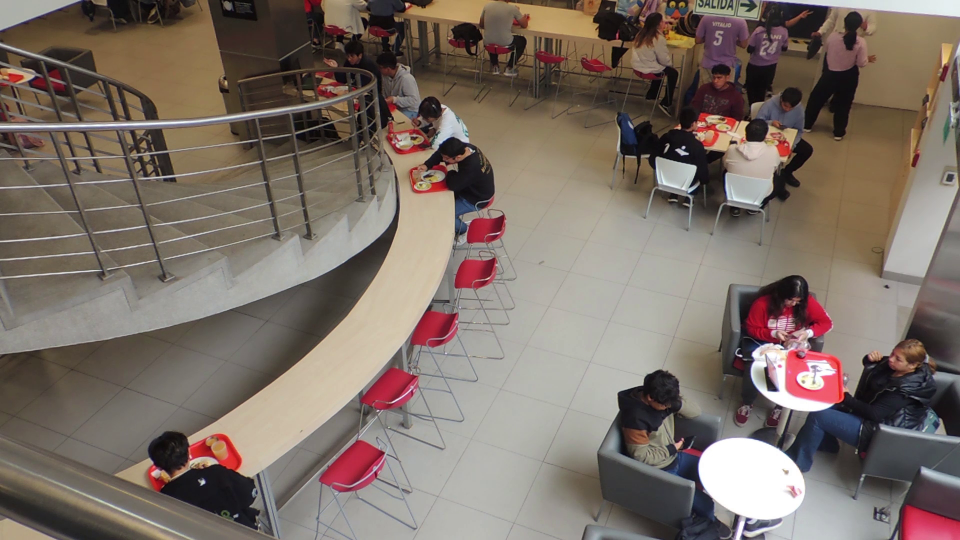
#> input picture sitios.png, 1920 x 1080 px, given in place of trimmed_video.mp4, which was not available (shown at 1/2 size)
$ python detect_available.py
#> lines starting #> are read from the running program, lines starting #| are printed output that depends on the picture; after the words box and inside, x2 and y2 are one past the last pixel; in counts of white or black regions, pixels touching at a corner belong together; pictures that were not available may be replaced by others from this repository, and a replacement may not be noted
import cv2
import pickle
import numpy as np
from utils import detect_color_boundaries
# LOWER_COLOR = np.array([43, 21, 127])
# UPPER_COLOR = np.array([92, 73, 203])
LOWER_COLOR = np.array([31, 20, 86])
UPPER_COLOR = np.array([92, 73, 203])
MIN_PCT = 0.50
PKL_FILE_NAME = 'sitios.pkl'
# VIDEO_FILE_NAME = 'video.mp4'
VIDEO_FILE_NAME = 'trimmed_video.mp4'

sitios = []
with open(PKL_FILE_NAME, 'rb') as file:
#> (reads sitios.pkl from the repository)
    sitios = pickle.load(file)

video = cv2.VideoCapture(VIDEO_FILE_NAME)

while True:
    check, img = video.read()
#> img is the input picture: shape (1080, 1920, 3); mean B, G, R 102.4, 111.2, 123.8
    imgMedian = cv2.medianBlur(img, 5)
    kernel = np.ones((5, 5), np.int8)
    imgDil = cv2.dilate(imgMedian, kernel)
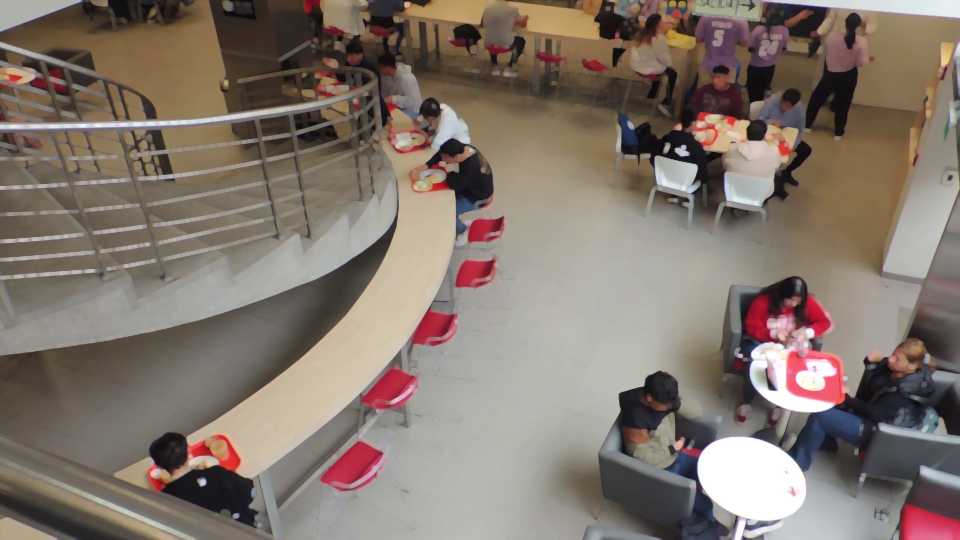
#> imgDil: shape (1080, 1920, 3) (shown at 1/2 size); mean B, G, R 109, 118.4, 131

    for x, y, w, h in sitios:
        espacio = imgDil[y:y+h, x:x+w]
        if not espacio.size:
            continue

        TOTAL = len(espacio) * len(espacio[0])
        MIN_COUNT = (TOTAL * MIN_PCT)

        # print(detect_color_boundaries(espacio))

        mask = cv2.inRange(espacio, LOWER_COLOR, UPPER_COLOR)
        non_matching_pixels = cv2.bitwise_not(mask)
        count = cv2.countNonZero(non_matching_pixels)

        cv2.putText(img, str(int(count/TOTAL * 100)) + "%", (x, y+h-10),
                    cv2.FONT_HERSHEY_SIMPLEX, 0.5, (255, 255, 0), 1)

        if count < MIN_COUNT:
            # LIBRE
            cv2.rectangle(img, (x, y), (x+w, y+h), (0, 255, 0), 2)
        else:
            # OCUPADO
            cv2.rectangle(img, (x, y), (x+w, y+h), (255, 0, 0), 2)
#> this loop made 18 passes
#> (TOTAL, MIN_COUNT, count) on passes 1 to 12: (5546, 2773, 1503), (3672, 1836, 918), (3942, 1971, 915), (3696, 1848, 991), (2405, 1202.5, 471), (2236, 1118, 2190), (1860, 930, 1853), (1344, 672, 1323), (1775, 887.5, 1502), (966, 483, 668), (850, 425, 718), (1050, 525, 456)
#> pass 1, `espacio = imgDil[y:y+h, x:x+w]`:
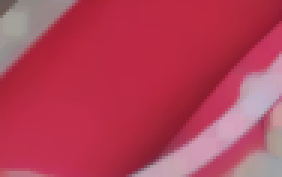
#> espacio: shape (59, 94, 3) (shown 3 times larger); mean B, G, R 87.1, 64.2, 180.6
#> pass 1, `mask = cv2.inRange(espacio, LOWER_COLOR, UPPER_COLOR)`:
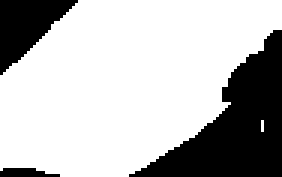
#> mask: shape (59, 94) (shown 3 times larger); 72.9% white; 3 black regions, box (x1, y1, x2, y2) and area: (43, 10, 94, 59) 1113, (0, 0, 26, 25) 344, (0, 56, 20, 59) 46
#> pass 2, `espacio = imgDil[y:y+h, x:x+w]`:
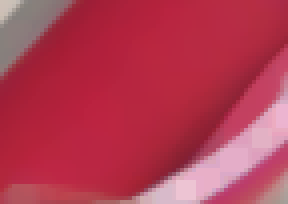
#> espacio: shape (51, 72, 3) (shown 4 times larger); mean B, G, R 82.5, 59.7, 179.5
#> after the loop:
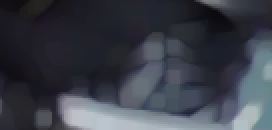
#> espacio: shape (65, 136, 3) (shown 2 times larger); mean B, G, R 72.6, 62.7, 59
#> after the loop:
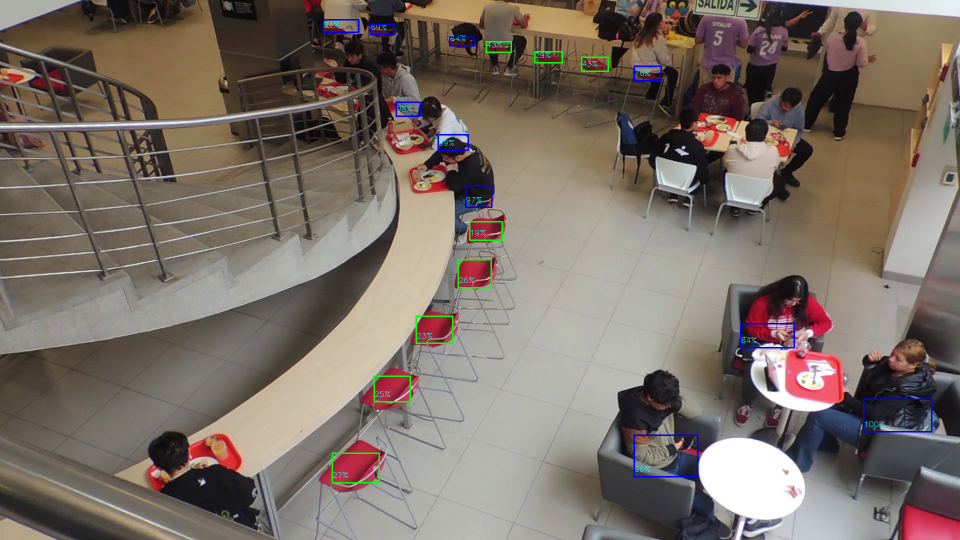
#> img: shape (1080, 1920, 3) (shown at 1/2 size); 0.65% of pixels changed, all inside (x1, y1, x2, y2) = (645, 38, 1865, 967)
#> after the loop: mask: shape (65, 136); every value is 0
#> after the loop: non_matching_pixels: shape (65, 136); every value is 255

    cv2.imshow('video', img)
    cv2.waitKey(10)
